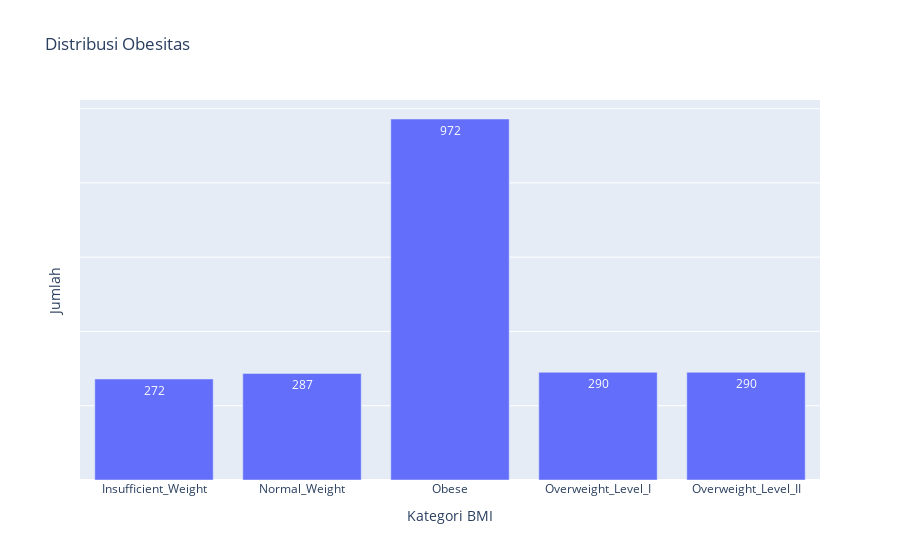

The code cell stored with this chart in its notebook:
### Code cell
df_value_counts = df_bmi['Obesity'].value_counts().sort_index()

# Create the bar chart using plotly express
fig = px.bar(df_value_counts, 
             x=df_value_counts.index,  # Set index as x-axis
             y=df_value_counts.values,  # Set values as y-axis
             text_auto= True,
             labels={'y':'Jumlah', 'Obesity': 'Kategori BMI'},
             title="Distribusi Obesitas")
fig.update_layout(yaxis_tickformat='', yaxis_showticklabels=False)

### Figure 1 — Plotly figure (JSON) as saved in the notebook; plotly's stock layout.template omitted (floating-point values rounded to 4 significant figures)
{"data": [{"alignmentgroup": "True", "hovertemplate": "Kategori BMI=%{x}<br>Jumlah=%{y}<extra></extra>", "legendgroup": "", "marker": {"color": "#636efa", "pattern": {"shape": ""}}, "name": "", "offsetgroup": "", "orientation": "v", "showlegend": false, "textposition": "auto", "texttemplate": "%{y}", "type": "bar", "x": ["Insufficient_Weight", "Normal_Weight", "Obese", "Overweight_Level_I", "Overweight_Level_II"], "xaxis": "x", "y": [272, 287, 972, 290, 290], "yaxis": "y"}], "layout": {"barmode": "relative", "legend": {"tracegroupgap": 0}, "title": {"text": "Distribusi Obesitas"}, "xaxis": {"anchor": "y", "domain": [0, 1], "title": {"text": "Kategori BMI"}}, "yaxis": {"anchor": "x", "domain": [0, 1], "showticklabels": false, "tickformat": "", "title": {"text": "Jumlah"}}}}
